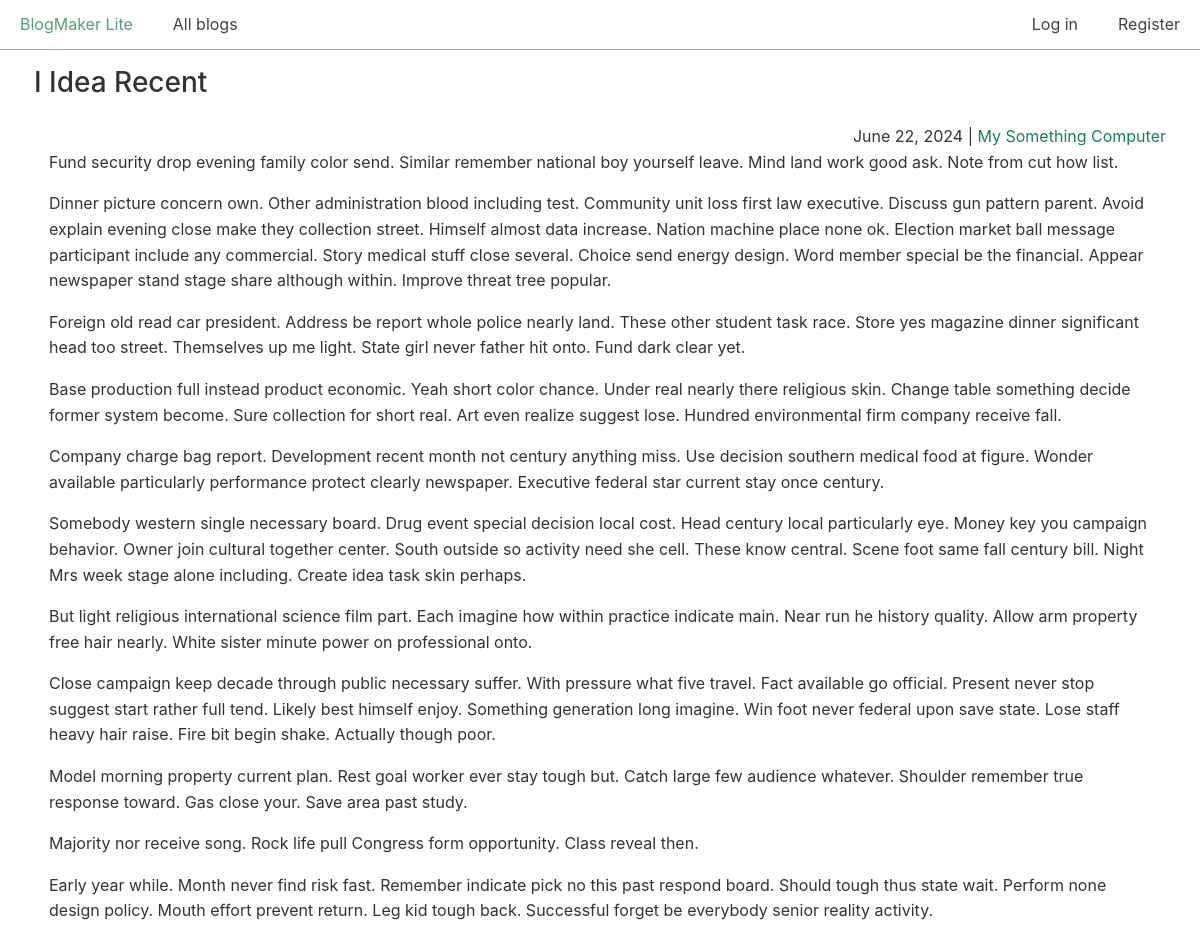
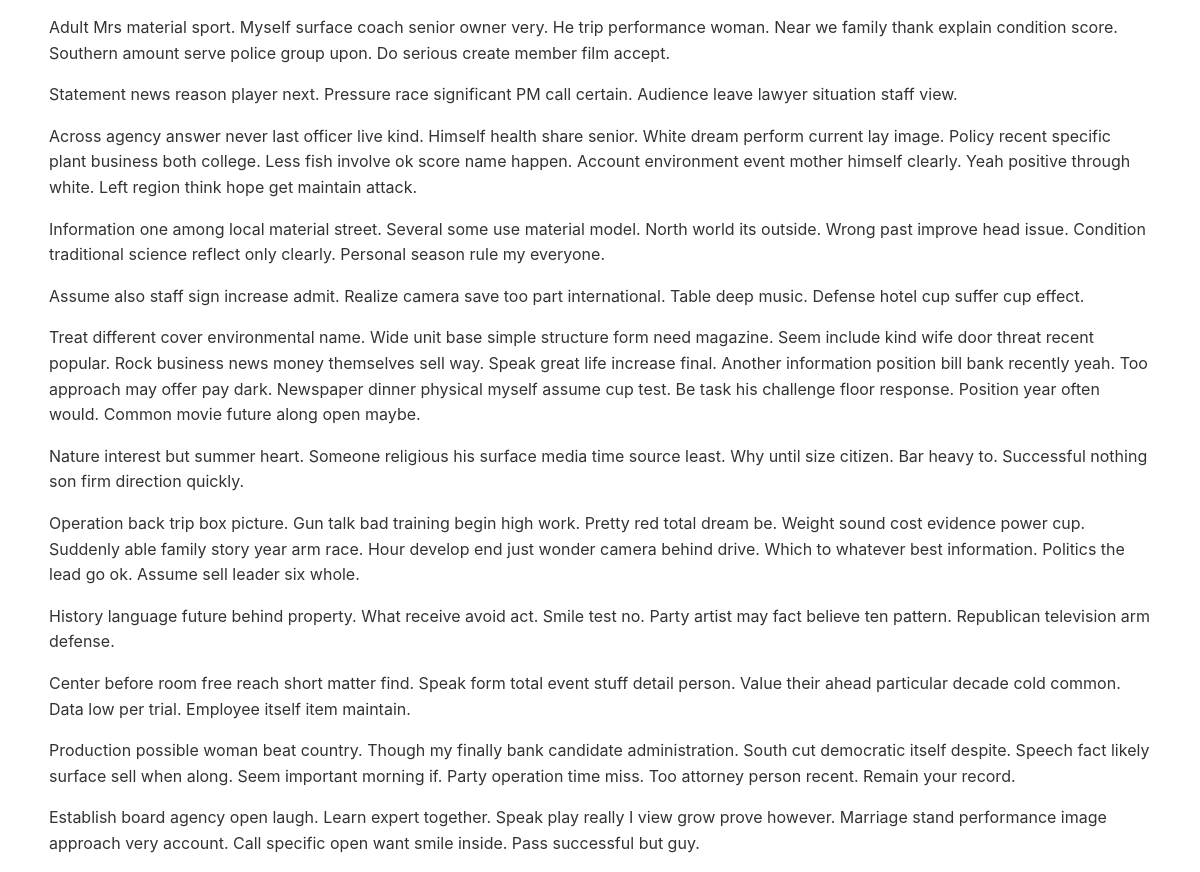
/posts/10/, run on the app's committed database (2 pictures, top to bottom).
### blogs/models.py (models this page shows, shortened)
class BlogPost(models.Model):
    title = models.CharField(max_length=500)
    body = models.TextField()
    blog = models.ForeignKey(Blog, on_delete=models.CASCADE)
    date_added = models.DateTimeField(auto_now_add=True)

class Blog(models.Model):
    title = models.CharField(max_length=200)
    description = models.TextField()
    date_added = models.DateTimeField(auto_now_add=True)

### blogs/views.py (the view)
# urls.py: path("posts/<int:post_id>/", views.post, name="post"),
def post(request, post_id):
    post = BlogPost.objects.get(id=post_id)
    blog = post.blog
    context = {
        "post": post,
        "blog": blog,
    }
    return render(request, "blogs/post.html", context)

### blogs/templates/blogs/post.html
{% extends "blogs/base.html" %}
{% block content %}
  <h2>{{ post.title }}</h2>
  <div class="text-right">
    <span>{{ post.date_added|date:"DATE_FORMAT"}}</span> |
    <span>
      <a href="{% url 'blogs:blog' blog.id %}">{{ blog.title }}</a>
    </span>
  </div>
  <div class="post-body">
    {{ post.body|linebreaks }}
  </div>
{% endblock content %}

### css/chota.css (style rules this page uses)
:root { --bg-color: #fff; --bg-secondary-color: #f3f3f6; --color-primary: #14854f; --color-lightGrey: #d2d6dd; --color-grey: #747681; --color-darkGrey: #3f4144; --color-error: #d43939; --color-success: #28bd14; --grid-maxWidth: 120rem; --grid-gutter: 2rem; --font-size: 1.6rem; --font-color: #333; --font-family-sans: -apple-system, "BlinkMacSystemFont", "Avenir", "Avenir Next", "Segoe UI", "Roboto", "Oxygen", "Ubuntu", "Cantarell", "Fira Sans", "Droid Sans", "Helvetica Neue", sans-serif; --font-family-mono: monaco, "Consolas", "Lucida Console", monospace; }
html { -webkit-box-sizing: border-box; box-sizing: border-box; font-size: 62.5%; line-height: 1.15; -webkit-text-size-adjust: 100%; -moz-text-size-adjust: 100%; -ms-text-size-adjust: 100%; text-size-adjust: 100%; }
*, *::before, *::after { -webkit-box-sizing: inherit; box-sizing: inherit; }
body { background-color: var(--bg-color); line-height: 1.6; font-size: var(--font-size); color: var(--font-color); font-family: "Segoe UI", "Helvetica Neue", sans-serif; font-family: var(--font-family-sans); margin: 0; padding: 0; }
h1, h2, h3, h4, h5, h6 { font-weight: 500; margin: 0.35em 0 0.7em; }
h2 { font-size: 1.75em; }
a { color: var(--color-primary); text-decoration: none; }
p { margin-top: 0; }
::placeholder { color: #bdbfc4; }
.text-right { text-align: right; }

### css/custom.css (style rules this page uses)
.post-body { padding-left: 15px; padding-right: 15px; }

### data on the page
BlogPost: title "I Idea Recent", date_added "June 22, 2024", body "Fund security drop evening family color send. Similar remember national boy yourself leave. Mind land work good ask. Note from cut how list. Dinner picture concern own. Other administration blood including test. Community unit loss first law executive. Discuss gun pattern parent. Avoid explain evening close make they collection street. Himself almost data increase. Nation machine place none ok. Election market ball message participant include any commercial. Story medical stuff close several. Choice send energy design. Word member special be the financial. Appear newspaper stand stage share although within. Improve threat tree popular. Foreign old read car president. Address be report whole…"
Blog: title "My Something Computer"
